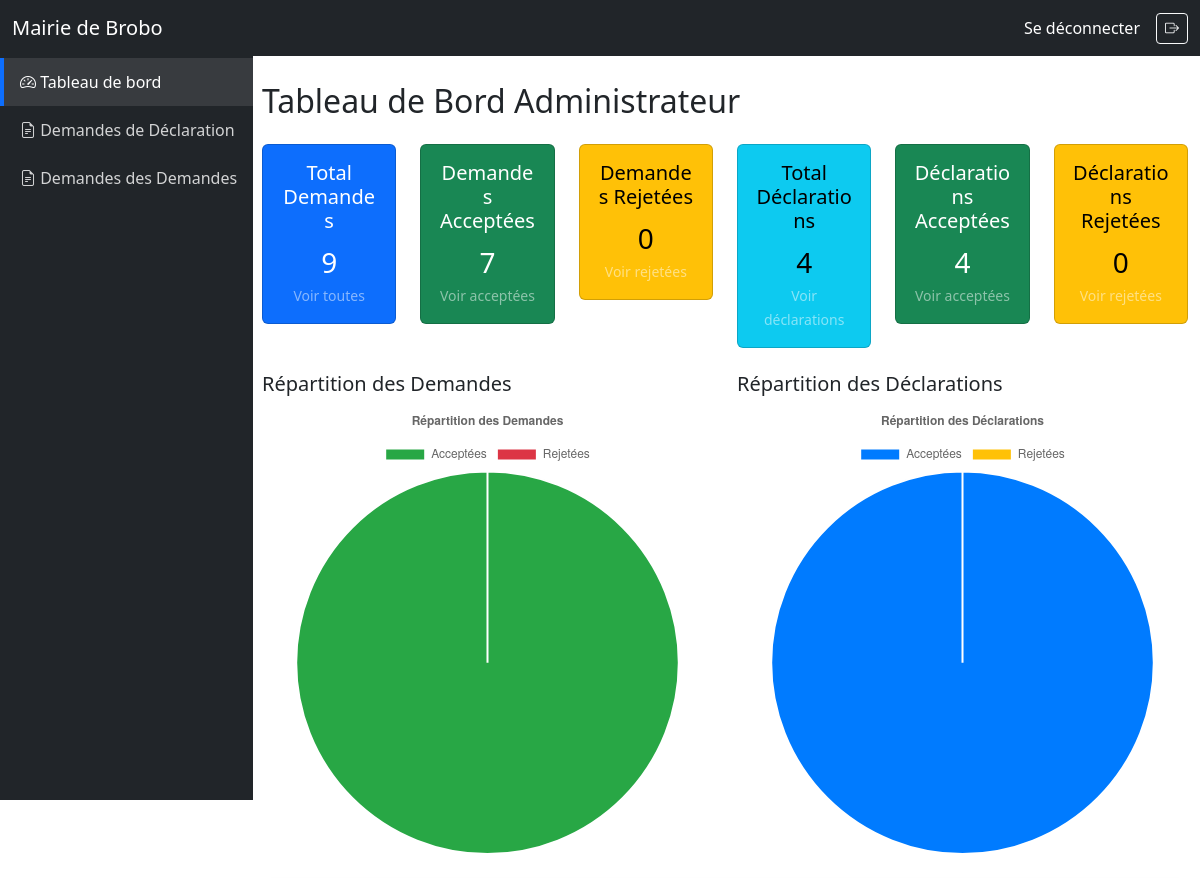
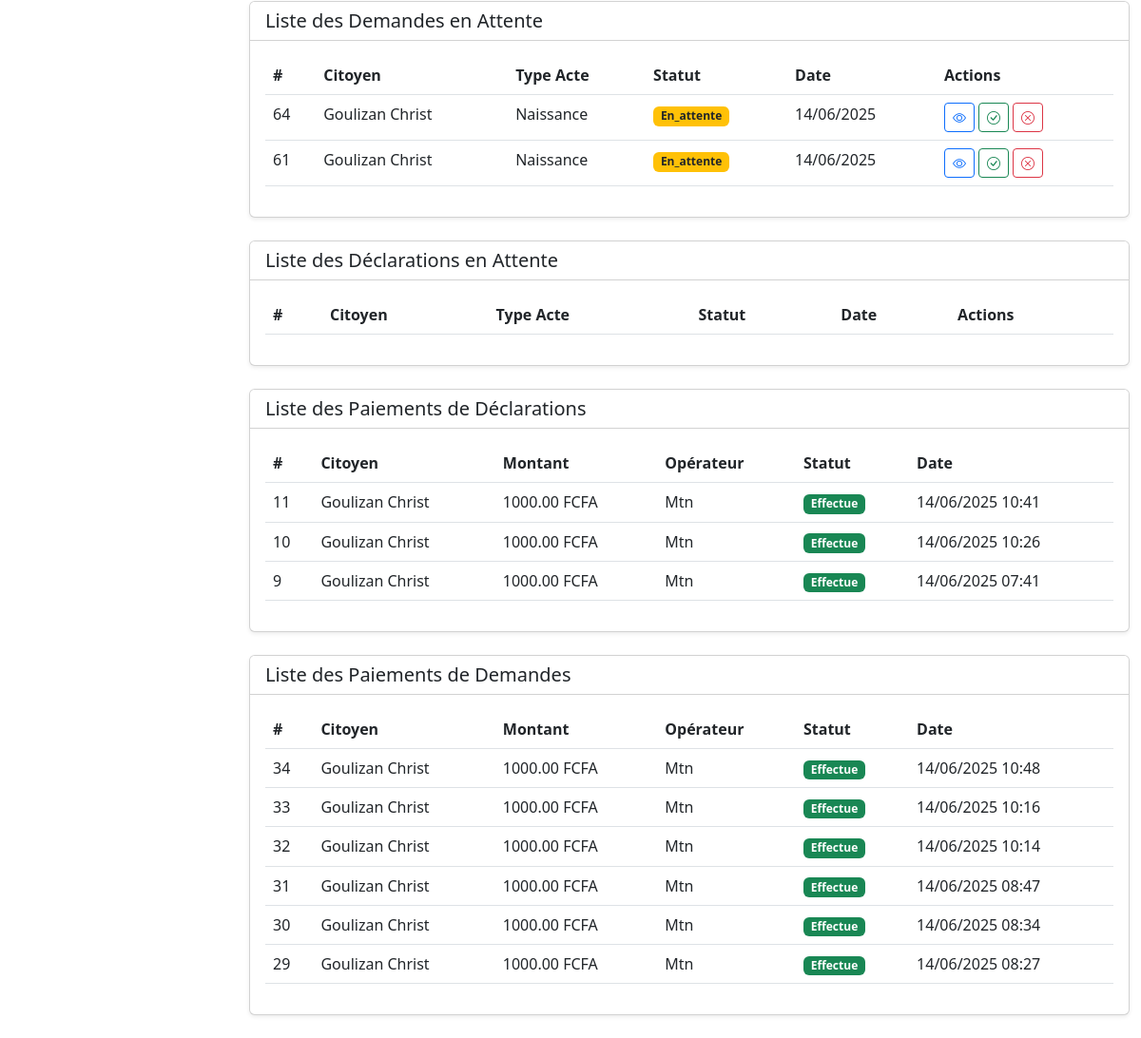
/admin_dashboard.php (signed in), run on the app's committed database (2 pictures, top to bottom).
### tables this page shows
CREATE TABLE `demandes_actes` (
  `id` int(11) NOT NULL,
  `citoyen_id` int(11) NOT NULL,
  `type_acte` enum('naissance','mariage','deces') NOT NULL,
  `statut` enum('en_attente','accepte','rejete') DEFAULT 'en_attente',
  `date_demande` timestamp NOT NULL DEFAULT current_timestamp(),
  `fichiers` text DEFAULT NULL,
  `acte_valide` varchar(255) DEFAULT NULL
);

CREATE TABLE `citoyens` (
  `id` int(11) NOT NULL,
  `nom` varchar(255) NOT NULL,
  `prenom` varchar(100) NOT NULL,
  `email` varchar(255) NOT NULL,
  `mot_de_passe` varchar(255) NOT NULL,
  `date_inscription` timestamp NOT NULL DEFAULT current_timestamp()
);

### admin_dashboard.php (the view, shortened to what the rows shown need)
<?php
$conn = new mysqli('localhost', 'root', '', 'mairie_brobo');
$stats = $conn->query("
    SELECT
        (SELECT COUNT(*) FROM demandes_actes) AS total_demandes,
        (SELECT COUNT(*) FROM demandes_actes WHERE statut='accepte') AS accepte_demandes,
        (SELECT COUNT(*) FROM demandes_actes WHERE statut='rejete') AS rejete_demandes,
        (SELECT COUNT(*) FROM paiements WHERE demande_id IN (SELECT id FROM demandes_actes) AND statut = 'effectue') AS paye_demandes,
        (SELECT COUNT(*) FROM declarations) AS total_declarations,
        (SELECT COUNT(*) FROM declarations WHERE statut='accepte') AS accepte_declarations,
        (SELECT COUNT(*) FROM declarations WHERE statut='rejete') AS rejete_declarations,
        (SELECT COUNT(*) FROM paiements_declarations WHERE declaration_id IN (SELECT id FROM declarations) AND statut = 'effectue') AS paye_declarations
")->fetch_assoc();
$demandes = $conn->query("
    SELECT d.id, c.nom, c.prenom, d.type_acte, d.statut, d.date_demande
    FROM demandes_actes d
    JOIN citoyens c ON d.citoyen_id = c.id
    WHERE d.statut = 'en_attente'
    ORDER BY d.date_demande DESC
");
?>
<!DOCTYPE html>
<html lang="fr">
<head>
    <link rel="stylesheet" href="https://cdn.jsdelivr.net/npm/bootstrap@5.3.0/dist/css/bootstrap.min.css">
    <link rel="stylesheet" href="https://cdn.jsdelivr.net/npm/bootstrap-icons@1.10.0/font/bootstrap-icons.css">
</head>
<body>
    <main class="main-content">
        <div class="container-fluid py-4">
            <h2 class="mb-4">Tableau de Bord Administrateur</h2>
            <div class="card shadow-sm">
                <div class="card-body">
                    <div class="table-responsive">
                        <table class="table table-hover" id="demandesTable">
                            <thead>
                                <tr>
                                    <th>#</th>
                                    <th>Citoyen</th>
                                    <th>Type Acte</th>
                                    <th>Statut</th>
                                    <th>Date</th>
                                    <th>Actions</th>
                                </tr>
                            </thead>
                            <tbody>
                                <?php while ($d = $demandes->fetch_assoc()) : ?>
                                    <tr>
                                        <td><?= htmlspecialchars($d['id']) ?></td>
                                        <td><?= htmlspecialchars($d['nom']) . ' ' . htmlspecialchars($d['prenom']) ?></td>
                                        <td><?= htmlspecialchars(ucfirst($d['type_acte'])) ?></td>
                                        <td>
                                            <span class="badge <?= $d['statut'] === 'accepte' ? 'bg-success' : ($d['statut'] === 'rejete' ? 'bg-danger' : 'bg-warning text-dark') ?>">
                                                <?= htmlspecialchars(ucfirst($d['statut'])) ?>
                                            </span>
                                        </td>
                                        <td><?= date('d/m/Y', strtotime($d['date_demande'])) ?></td>
                                        <td>
                                            <div class="d-flex">
                                                <a href="details_demandes.php?id=<?= $d['id'] ?>" class="btn btn-sm btn-outline-primary me-1" title="Détails">
                                                    <i class="bi bi-eye"></i>
                                                </a>
                                                <?php if ($d['statut'] === 'en_attente') : ?>
                                                    <a href="changer_statut.php?id=<?= $d['id'] ?>&action=accepte&table=demandes_actes" class="btn btn-sm btn-outline-success me-1" title="Accepter">
                                                        <i class="bi bi-check-circle"></i>
                                                    </a>
                                                    <a href="changer_statut.php?id=<?= $d['id'] ?>&action=rejete&table=demandes_actes" class="btn btn-sm btn-outline-danger" title="Rejeter">
                                                        <i class="bi bi-x-circle"></i>
                                                    </a>
                                                <?php endif; ?>
                                            </div>
                                        </td>
                                    </tr>
                                <?php endwhile; ?>
                            </tbody>
                        </table>
                    </div>
                </div>
            </div>
            <div class="card shadow-sm mt-4">
                <div class="card-body">
                    <div class="table-responsive">
                        <table class="table table-hover" id="declarationsTable">
                            <thead>
                                <tr>
                                    <th>#</th>
                                    <th>Citoyen</th>
                                    <th>Type Acte</th>
                                    <th>Statut</th>
                                    <th>Date</th>
                                    <th>Actions</th>
                                </tr>
                            </thead>
                        </table>
                    </div>
                </div>
            </div>
            <div class="card shadow-sm mt-4">
                <div class="card-body">
                    <div class="table-responsive">
                        <table class="table table-hover" id="paiementsDeclarationsTable">
                            <thead>
                                <tr>
                                    <th>#</th>
                                    <th>Citoyen</th>
                                    <th>Montant</th>
                                    <th>Opérateur</th>
                                    <th>Statut</th>
                                    <th>Date</th>
                                </tr>
                            </thead>
                        </table>
                    </div>
                </div>
            </div>
            <div class="card shadow-sm mt-4">
                <div class="card-body">
                    <div class="table-responsive">
                        <table class="table table-hover" id="paiementsDemandesTable">
                            <thead>
                                <tr>
                                    <th>#</th>
                                    <th>Citoyen</th>
                                    <th>Montant</th>
                                    <th>Opérateur</th>
                                    <th>Statut</th>
                                    <th>Date</th>
                                </tr>
                            </thead>
                        </table>
                    </div>
                </div>
            </div>
        </div>
    </main>
<script>
    // Toggle sidebar on mobile
    document.getElementById('sidebarToggle').addEventListener('click', function() {
        document.getElementById('sidebar').classList.toggle('active');
        document.querySelector('.main-content').classList.toggle('active');
    });
    // Diagramme circulaire pour les demandes
    const demandesPieChart = new Chart(document.getElementById('demandesPieChart').getContext('2d'), {
        type: 'pie',
        data: {
            labels: ['Acceptées', 'Rejetées'],
            datasets: [{
                label: 'Répartition des Demandes',
                data: [<?= $stats['accepte_demandes'] ?>, <?= $stats['rejete_demandes'] ?>],
                backgroundColor: ['#28a745', '#dc3545'],
            }]
        },
        options: {
            responsive: true,
            plugins: {
                legend: {
                    position: 'top',
                },
                title: {
                    display: true,
                    text: 'Répartition des Demandes'
                }
            }
        }
    });
    // Diagramme circulaire pour les déclarations
    const declarationsPieChart = new Chart(document.getElementById('declarationsPieChart').getContext('2d'), {
        type: 'pie',
        data: {
            labels: ['Acceptées', 'Rejetées'],
            datasets: [{
                label: 'Répartition des Déclarations',
                data: [<?= $stats['accepte_declarations'] ?>, <?= $stats['rejete_declarations'] ?>],
                backgroundColor: ['#007bff', '#ffc107'],
            }]
        },
        options: {
            responsive: true,
            plugins: {
                legend: {
                    position: 'top',
                },
                title: {
                    display: true,
                    text: 'Répartition des Déclarations'
                }
            }
        }
    });
</script>

### data on the page
demandes_actes: id "64", citoyen.nom "Goulizan", citoyen.prenom "Christ", type_acte "Naissance", statut "En_attente", date_demande "14/06/2025"
demandes_actes: id "61", citoyen.nom "Goulizan", citoyen.prenom "Christ", type_acte "Naissance", statut "En_attente", date_demande "14/06/2025"

### other printed values
$stats['total_demandes'] "9"
$stats['accepte_demandes'] "7"
$stats['rejete_demandes'] "0"
$stats['total_declarations'] "4"
$stats['accepte_declarations'] "4"
$stats['rejete_declarations'] "0"
$pd['id'] "11"
$pd['nom'] "Goulizan"
$pd['prenom'] "Christ"
$pd['montant'] "1000.00"
$pd['operateur'] "Mtn"
$pd['statut'] "Effectue"
date('d/m/Y H:i', strtotime($pd['date_paiement'])) "14/06/2025 10:41"
$pd['id'] "10"
date('d/m/Y H:i', strtotime($pd['date_paiement'])) "14/06/2025 10:26"
